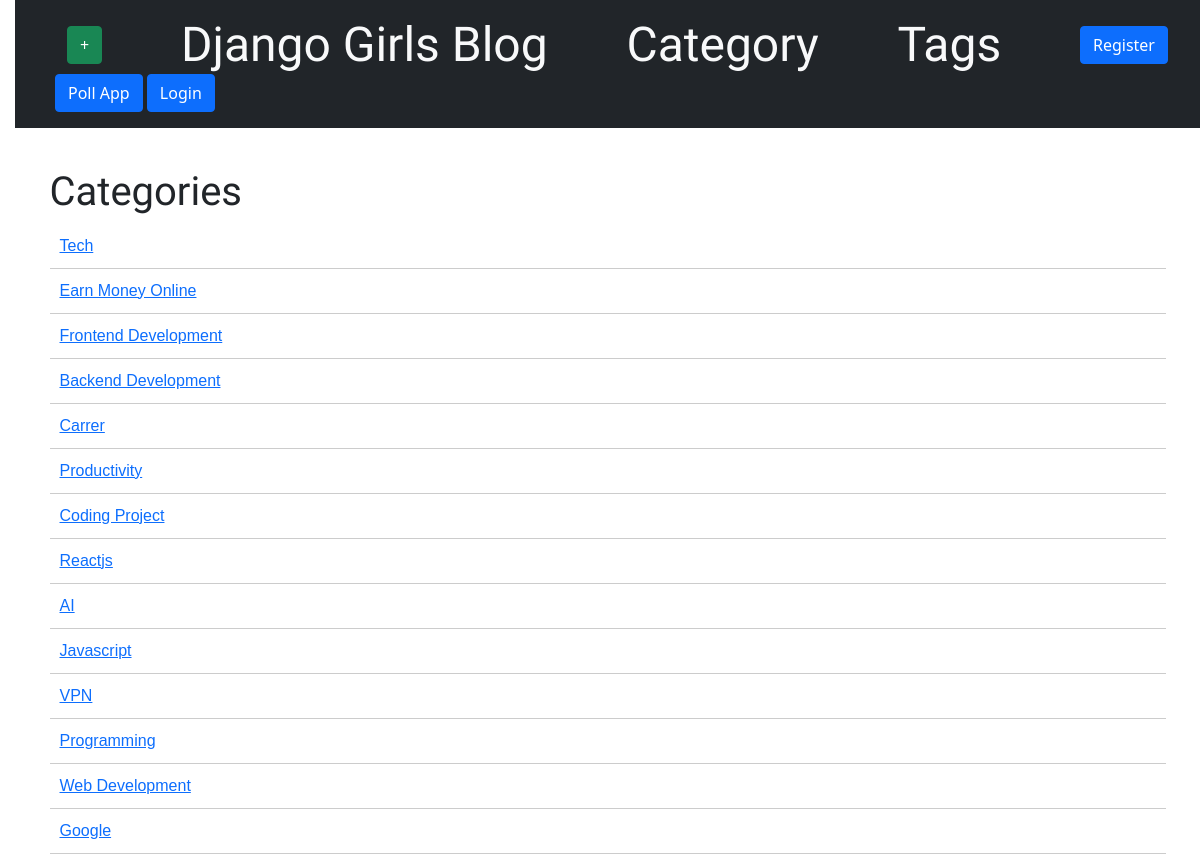
/post/cat, run on the app's committed database.
### blog/models.py (models this page shows, shortened)
class Category(models.Model):
    title = models.CharField(max_length=60)
    description = models.TextField(max_length=120,default="Hii this is the discription")

### blog/views.py (the view)
# urls.py: path('post/cat', views.Cat_list, name='Cat_list'),
def Cat_list(request):
    categories = Category.objects.all()
    return render(request, 'blog/Cat_list.html', {'categories':categories})

### blog/templates/blog/Cat_list.html
{% extends 'blog/base.html' %}
{% block content %}
<h1>Categories</h1>
<div class="catContainer">
    {% for categorie in categories %}
    <a href="{% url 'blog:Cat_post' category_slug=categorie.title %}">
        <p>
            {{categorie.title}}
        </p>
    </a>
    {% endfor %}
</div>
{% endblock %}

### blog/static/css/blog.css (style rules this page uses)
body { padding-left: 15px; }
h1, h2, h3, h4 { font-family: 'Lobster', cursive; }
.catContainer { list-style-type: none; padding: 0; margin: 0; font-family: Arial, sans-serif; }
.catContainer p { padding: 10px; margin: 0; border-bottom: 1px solid #ccc; transition: background-color 0.3s; }

### data on the page
Category: title "Tech"
Category: title "Earn Money Online"
Category: title "Frontend Development"
Category: title "Backend Development"
Category: title "Carrer"
Category: title "Productivity"
Category: title "Coding Project"
Category: title "Reactjs"
Category: title "AI"
Category: title "Javascript"
Category: title "VPN"
Category: title "Programming"
Category: title "Web Development"
Category: title "Google"
